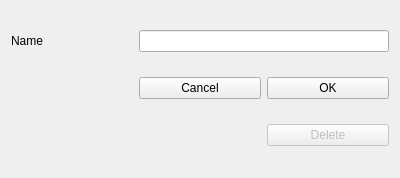
<?xml version="1.0" encoding="UTF-8"?>
<ui version="4.0">
 <class>EditName</class>
 <widget class="QDialog" name="EditName">
  <property name="geometry">
   <rect>
    <x>0</x>
    <y>0</y>
    <width>400</width>
    <height>178</height>
   </rect>
  </property>
  <property name="windowTitle">
   <string>new name</string>
  </property>
  <layout class="QGridLayout" name="gridLayout">
   <item row="2" column="2">
    <widget class="QPushButton" name="pushButton_3">
     <property name="enabled">
      <bool>false</bool>
     </property>
     <property name="text">
      <string>Delete</string>
     </property>
    </widget>
   </item>
   <item row="0" column="1" colspan="2">
    <widget class="QLineEdit" name="lineEdit"/>
   </item>
   <item row="0" column="0">
    <widget class="QLabel" name="label">
     <property name="text">
      <string>Name</string>
     </property>
    </widget>
   </item>
   <item row="1" column="1">
    <widget class="QPushButton" name="pushButton">
     <property name="text">
      <string>Cancel</string>
     </property>
    </widget>
   </item>
   <item row="1" column="2">
    <widget class="QPushButton" name="pushButton_2">
     <property name="text">
      <string>OK</string>
     </property>
    </widget>
   </item>
   <item row="1" column="0">
    <widget class="QLabel" name="label_2">
     <property name="text">
      <string/>
     </property>
    </widget>
   </item>
  </layout>
 </widget>
 <resources/>
 <connections/>
</ui>
